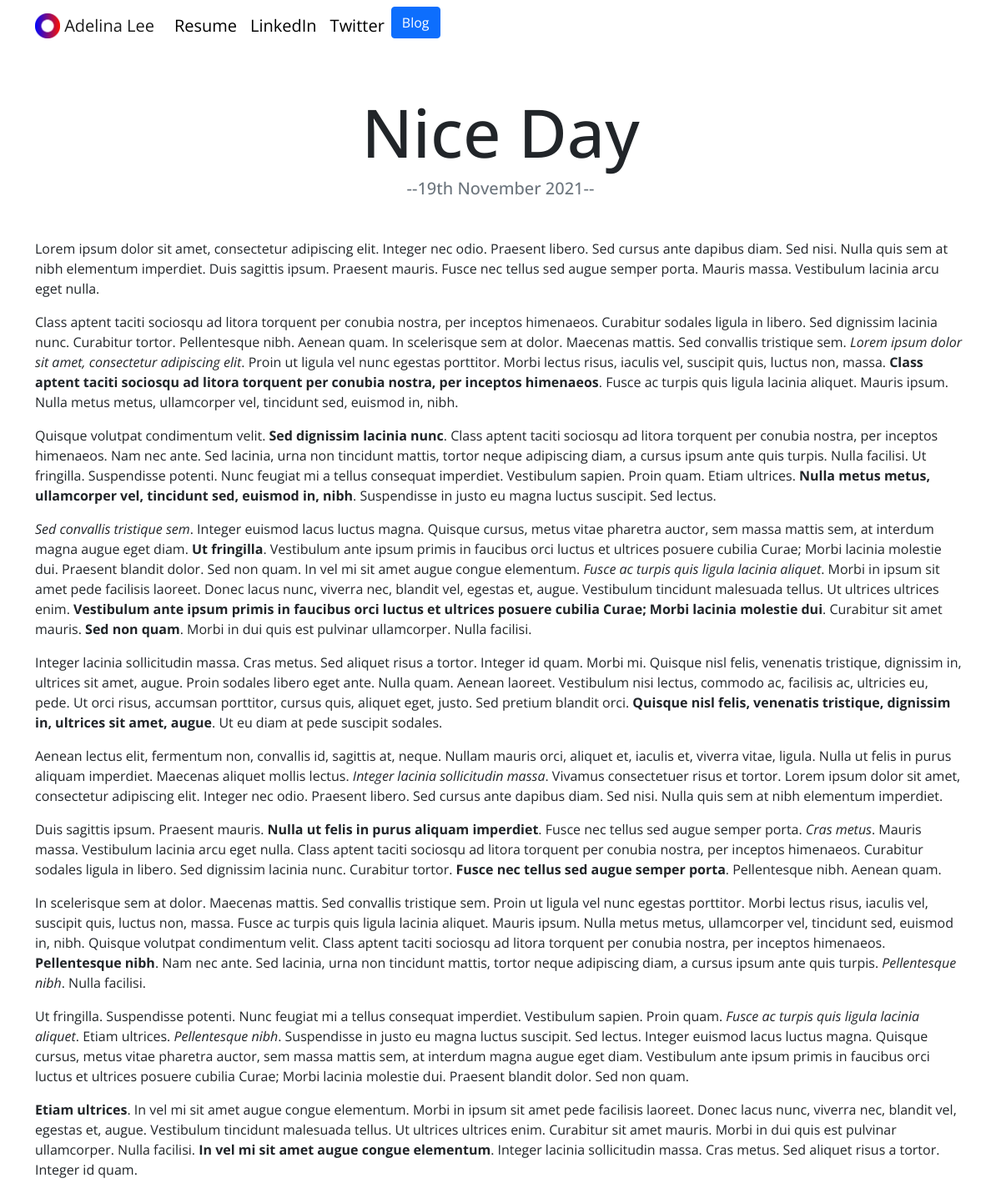
The page /blog/9/ on the database its author committed.
### blog/models.py (models this page shows, shortened)
class BlogPost(models.Model):
    title = models.CharField(max_length=200, blank=False)
    date = models.DateField()
    content = models.TextField()

### blog/views.py (the view)
def detail(request, blog_id):
    blog = get_object_or_404(BlogPost, pk=blog_id)  # Grabs blog ID, else return 404
    return render(request, 'blog/detail.html',
                  {'blog': blog})  # Gets blog content

### blog/templates/blog/detail.html (shortened to what this page needs)
{% extends 'portfolio/base.html' %}
{% load static %}
{% block content %}
<!DOCTYPE html>
<html lang="en">
<head>
</head>
<body>
<h1 class="text-center mt-5" id="blogdetailtitle">{{ blog.title }}</h1>
<h5 class="text-center text-muted mb-5">--{{ blog.date|date:'jS F Y' }}--</h5>
{{ blog.content|safe }}
</body>
</html>
{% endblock %}

### portfolio/static/portfolio/custom.css (style rules this page uses)
body { font-family: 'Open Sans', sans-serif; }
@media (min-width: 992px) { #blogdetailtitle { font-size: 5rem; } }

### rows shown on the page
BlogPost: title "Nice Day", date "19th November 2021", content "Lorem ipsum dolor sit amet, consectetur adipiscing elit. Integer nec odio. Praesent libero. Sed cursus ante dapibus diam. Sed nisi. Nulla quis sem at nibh elementum imperdiet. Duis sagittis ipsum. Praesent mauris. Fusce nec tellus sed augue semper porta. Mauris massa. Vestibulum lacinia arcu eget nulla. Class aptent taciti sociosqu ad litora torquent per conubia nostra, per inceptos himenaeos. Curabitur sodales ligula in libero. Sed dignissim lacinia nunc. Curabitur tortor. Pellentesque nibh. Aenean quam. In scelerisque sem at dolor. Maecenas mattis. Sed convallis tristique sem. Lorem ipsum dolor sit amet, consectetur adipiscing elit . Proin ut ligula vel nunc egestas porttitor. Morbi…"
